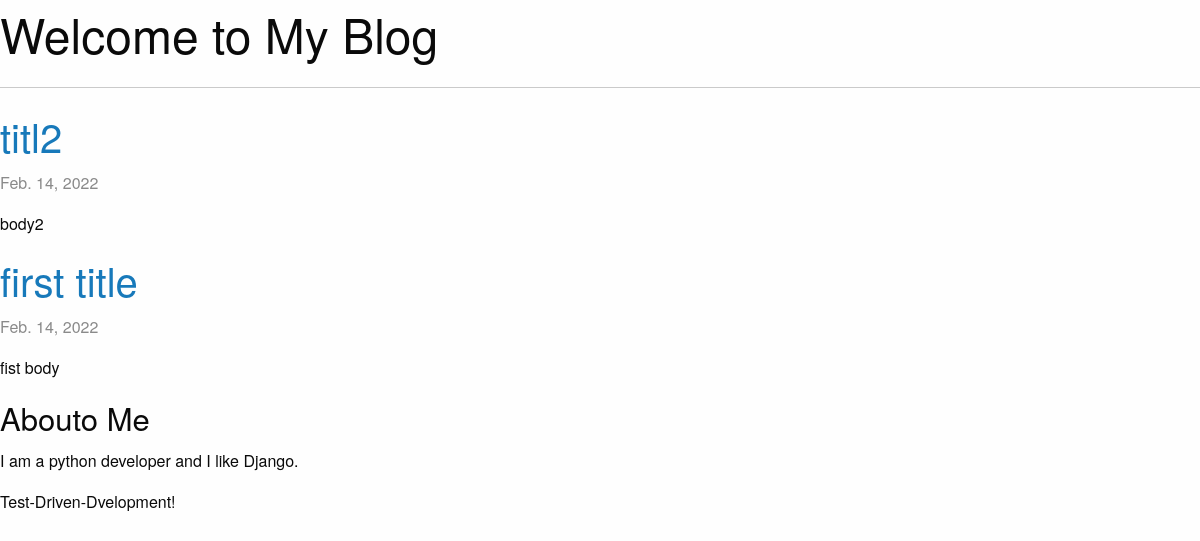
The page / on the database its author committed.
### blog/models.py (models this page shows, shortened)
class Entry(models.Model):
    title = models.CharField(max_length=100)
    author = models.ForeignKey('auth.User', on_delete=models.DO_NOTHING)
    body = models.TextField()
    created_at = models.DateTimeField(auto_now_add=True, editable=False)
    modified_at = models.DateTimeField(auto_now=True, editable=False)
    def get_absolute_url(self) :
        return reverse('entry_detail', kwargs={'pk': self.pk})
    class Meta:
        verbose_name_plural = "entries"

### tdd2/views.py (the view)
# urls.py: re_path(r'^$', views.HomeView.as_view(), name='home'), # Use regex and re_path
class HomeView(ListView):
    template_name = 'index.html'
    queryset = Entry.objects.order_by('-created_at')

### templates/index.html
{% extends "base.html" %}
{% block content %}
{% for entry in entry_list %}
{% include "_entry.html" with entry=entry only %}
{% empty %}
<p> No blog entries yet.</p>
{% endfor %}
{% endblock content %}

### templates/_entry.html (shortened to what this page needs)
<article>
    <h2><a href="{{ entry.get_absolute_url }}">{{ entry.title }}</a></h2>
    <p class="subheader">
        <time>{{ entry.modified_at|date }}</time>
    </p>
    {{ entry.body|linebreaks }}
</article>

### rows shown on the page
Entry: title "titl2", modified_at "Feb. 14, 2022", body "body2"
Entry: title "first title", modified_at "Feb. 14, 2022", body "fist body"
